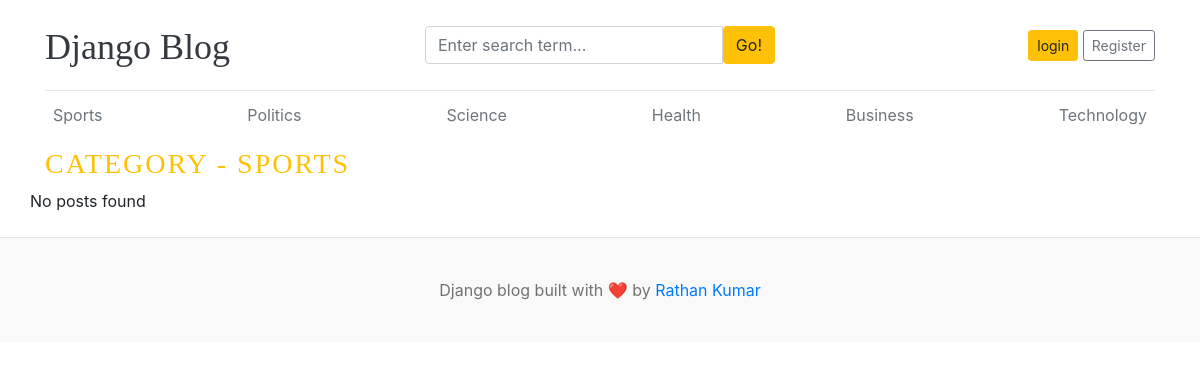
/category/1/, run on an earlier commit of the app's database.
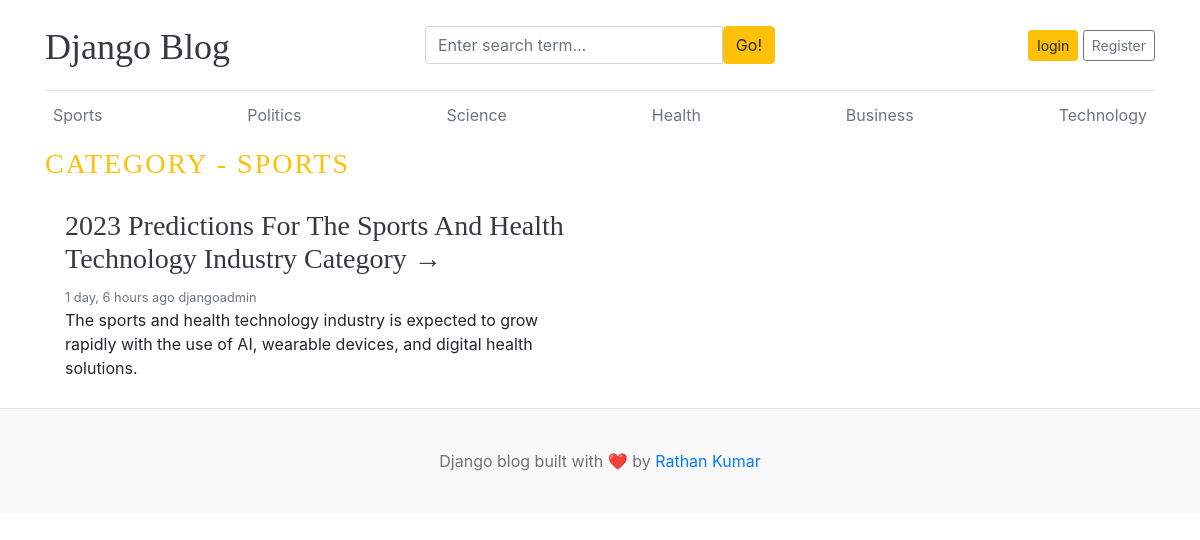
And on a later commit of the database.
### blog/models.py (models this page shows, shortened)
class Category(models.Model):
    category_name = models.CharField(max_length=50, unique=True)
    created_at = models.DateTimeField(auto_now_add=True)
    updated_at = models.DateTimeField(auto_now=True)
    class Meta:
        verbose_name_plural = "categories"
    def __str__(self):
        return self.category_name

class Blog(models.Model):
    title = models.CharField(max_length=100)
    slug = models.SlugField(max_length=150, unique=True, blank=True)
    category = models.ForeignKey(Category, on_delete=models.CASCADE)
    author = models.ForeignKey(User, on_delete=models.CASCADE)
    featured_image = models.ImageField(upload_to='uploads/%Y/%m/%d')
    short_description = models.TextField(max_length=500)
    blog_body = models.TextField(max_length=2000)
    status = models.CharField(max_length=20, choices=STATUS_CHOICES, default="Draft")
    is_featured = models.BooleanField(default=False)
    created_at = models.DateTimeField(auto_now_add=True)
    updated_at = models.DateTimeField(auto_now=True)

### blog/views.py (the view)
# urls.py: path('<int:category_id>/', views.posts_by_category, name='posts_by_category'),
def posts_by_category(request, category_id):
    posts = Blog.objects.filter(
        status='Published',
        category_id=category_id
    )
    category = get_object_or_404(Category, id=category_id)
    context = {
        'posts': posts,
        'category': category,
    }
    return render(request, 'posts_by_category.html', context)

### blog/context_processors.py (called while the page is built)
def get_categories(request):
    categories = Category.objects.all()
    return dict(categories=categories)

def get_social_links(request):
    social_links = SocialLink.objects.all()
    return dict(social_links=social_links)

### blog_main/templates/posts_by_category.html
{% extends 'base.html' %}
{% block content %}
   <h3 class="text-uppercase text-warning" style="letter-spacing: 2px;">Category - {{ category }} </h3>
   <div class="row mb-2">
      {% if posts %}
      {% for post in posts %}
    <div class="col-md-6">
      <div class="card border-0">
        <div class="card-body">
          <h3><a href="{% url 'blogs' post.slug %}" class="text-dark">{{ post.title }}</a></h3>
          <small class="mb-1 text-muted">{{ post.created_at | timesince }} ago {{ post.author }}</small>
          <p class="card-text">{{ post.short_description | truncatewords:25 }}</p>
        </div>
      </div>
    </div>
    {% endfor %}
    {% else %}
    <p>No posts found</p>
    {% endif %}
  </div>
</div>
{% endblock %}

### blog_main/templates/base.html (shortened to what this page needs)
{% load static %}
<!DOCTYPE html>
<html lang="en">
<head>
    <link href="https://getbootstrap.com/docs/4.0/dist/css/bootstrap.min.css" rel="stylesheet">
    <link href="{% static 'css/blog.css' %}" rel="stylesheet">
    <link rel="stylesheet"
      href="https://cdnjs.cloudflare.com/ajax/libs/font-awesome/4.7.0/css/font-awesome.min.css">
</head>
<body>
<div class="container">
    <header class="blog-header py-3">
        <div class="row flex-nowrap justify-content-between align-items-center">
            <div class="col-4 pt-1">
                <a class="blog-header-logo text-dark" href="/">
                    Django Blog
                </a>
            </div>
            <div class="col-4">
                <form action="{% url 'search' %}" method="GET">
                    <div class="input-group">
                        <input
                            class="form-control"
                            type="text"
                            name="keyword" value="{{ keyword }}"
                            placeholder="Enter search term..."
                            aria-label="Enter search term..."
                        >
                        <button
                            type="submit"
                            class="btn btn-warning"
                            id="button-search">
                            Go!
                        </button>
                    </div>
                </form>
            </div>
<div class="col-4 d-flex justify-content-end align-items-center">
    {% if not user.is_authenticated %}
    <a class="btn btn-sm btn-warning" href="{% url 'login' %}">
        login
    </a>
    <a class="btn btn-sm btn-outline-secondary" href="{% url 'register' %}">
    Register
</a>
{% else %}
<span><a href="{% url 'dashboard' %}">Dashboard</a></span>
<span>
    <a href="{% url 'logout' %}">Logout</a>
</span>
&emsp;
{% endif %}
</div>
        </div>
    </header>
    <div class="nav-scroller py-1 mb-2">
        <nav class="nav d-flex justify-content-between">
            {% for cat in categories %}
                <a
                    class="p-2 text-muted"
                    href="{% url 'posts_by_category' cat.id %}">
                    {{ cat.category_name }}
                </a>
            {% endfor %}
        </nav>
    </div>
    {% block content %}
    {% endblock %}
    <footer class="blog-footer">
        <p>
            Django blog built with ❤️ by
            <a href="#">Rathan Kumar</a>
        </p>
    </footer>
</body>
</html>

What changed in the data, as far as the page shows it:
added Blog: title "2023 Predictions For The Sports And Health Technology Industry Category →", created_at "1 day, 6 hours", author "djangoadmin", short_description "The sports and health technology industry is expected to grow rapidly with the use of AI, wearable devices, and digital health solutions."
Also different on the page:
text no longer shown: "No posts found"
